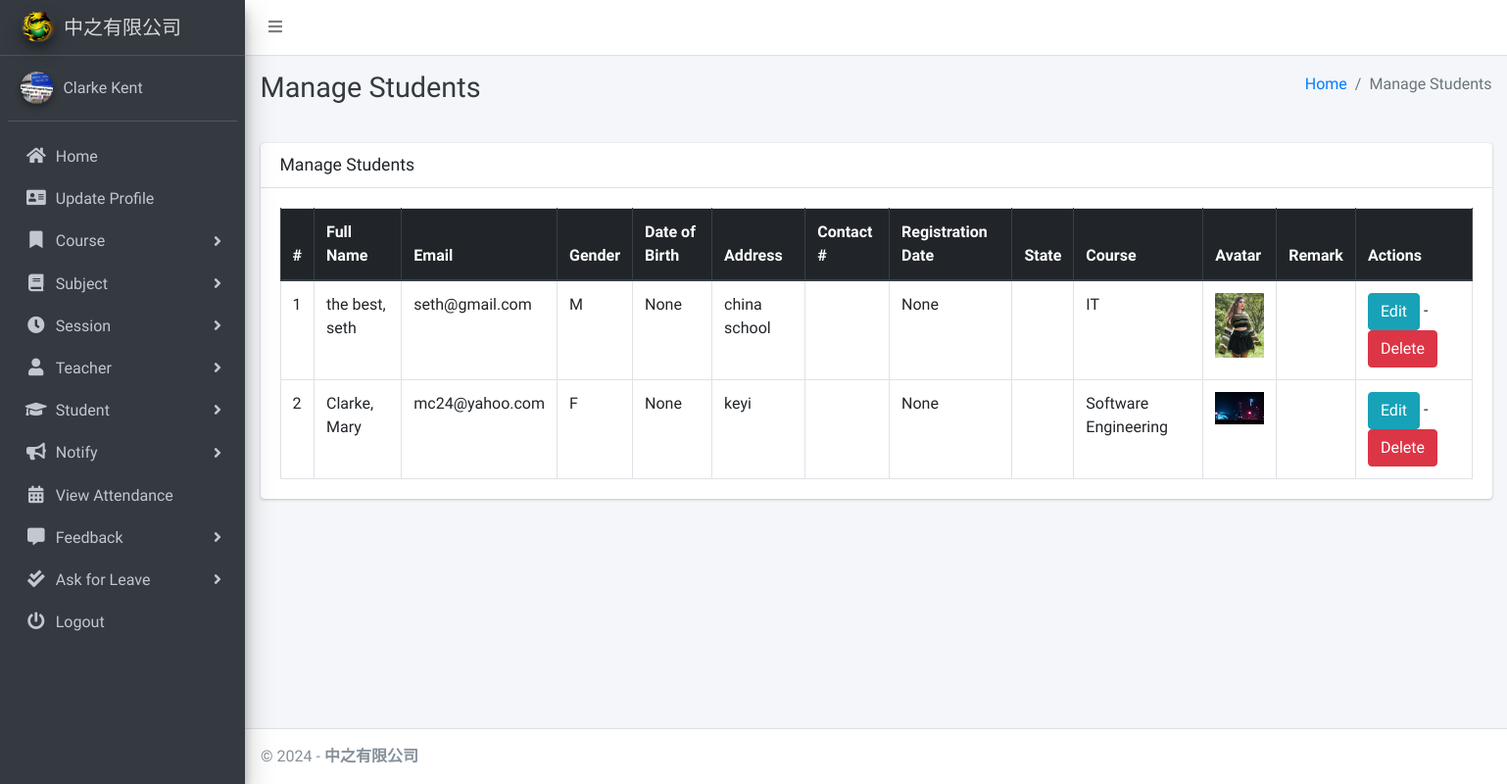
Before: /student/manage/ (signed in) with the older database file.
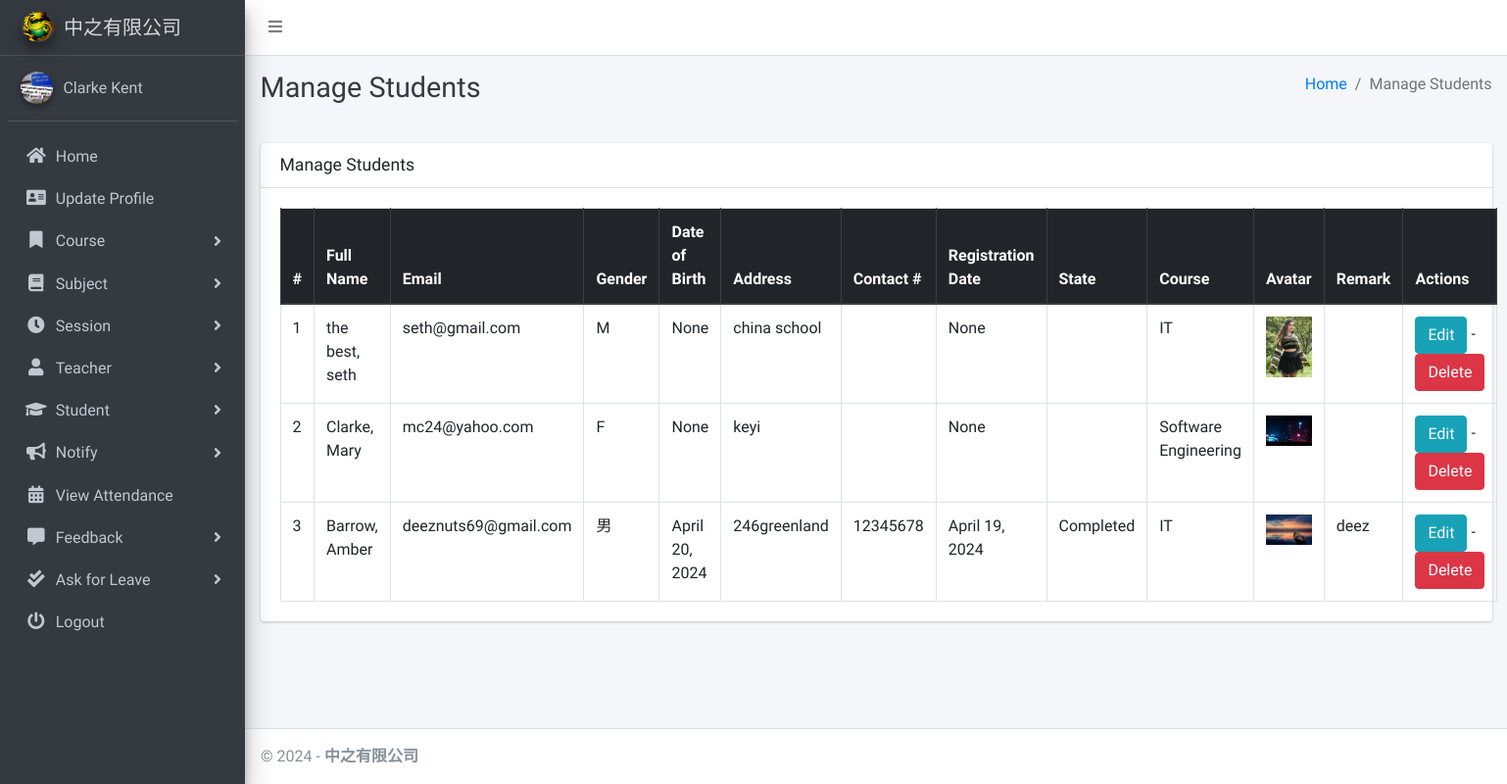
After: the same page with the newer database file.
### main_app/models.py (models this page shows, shortened)
class CustomUser(AbstractUser):
    USER_TYPE = ((1, "HOD"), (2, "Teacher"), (3, "Student"))
    GENDER = [("M", "Male"), ("F", "Female")]
    username = None  # Removed username, using email instead
    email = models.EmailField(unique=True)
    user_type = models.CharField(default=1, choices=USER_TYPE, max_length=1)
    gender = models.CharField(max_length=1, choices=GENDER)
    profile_pic = models.ImageField()
    address = models.TextField()
    contact_num = models.TextField(default="")
    remark = models.TextField(default="")
    fcm_token = models.TextField(default="")  # For firebase notifications
    created_at = models.DateTimeField(auto_now_add=True)
    updated_at = models.DateTimeField(auto_now=True)
    USERNAME_FIELD = "email"
    REQUIRED_FIELDS = []
    objects = CustomUserManager()
    def __str__(self):
        return self.last_name + ", " + self.first_name

class Student(models.Model):
    admin = models.OneToOneField(CustomUser, on_delete=models.CASCADE)
    course = models.ForeignKey(Course, on_delete=models.DO_NOTHING, null=True, blank=False)
    session = models.ForeignKey(Session, on_delete=models.DO_NOTHING, null=True)
    date_of_birth = models.DateField(blank=True, null=True)
    reg_date = models.DateField(blank=True, null=True)
    state = models.CharField(max_length = 30, blank = True) #learning/completed/pending refund

class Course(models.Model):
    name = models.CharField(max_length=120)
    created_at = models.DateTimeField(auto_now_add=True)
    updated_at = models.DateTimeField(auto_now=True)

### main_app/hod_views.py (the view)
# urls.py: path("student/manage/", hod_views.manage_student, name='manage_student'),
def manage_student(request):
    students = CustomUser.objects.filter(user_type=3)
    context = {
        'students': students,
        'page_title': 'Manage Students'
    }
    return render(request, "hod_template/manage_student.html", context)

### main_app/templates/hod_template/manage_student.html (shortened to what this page needs)
{% extends 'main_app/base.html' %}
{% load static %}
{% block page_title %}{{page_title}}{% endblock page_title %}
{% block content %}
<section class="content">
    <div class="container-fluid">
        <div class="row">
            <div class="col-md-12">
                <div class="card">
                    <div class="card-header">
                        <h3 class="card-title">{{page_title}}</h3>
                    </div>
                    <div class="card-body">
                        <table id="example2" class="table table-bordered table-hover">
                            <thead class="thead-dark">
                                <tr>
                                    <th>#</th>
                                    <th>Full Name</th>
                                    <th>Email</th>
                                    <th>Gender</th>
                                    <th>Date of Birth</th>
                                    <th>Address</th>
                                    <th>Contact #</th>
                                    <th>Registration Date</th>
                                    <th>State</th>
                                    <th>Course</th>
                                    <th>Avatar</th>
                                    <th>Remark</th>
                                    <th>Actions</th>
                                </tr>
                            </thead>
                            <tbody>
                                {% for student in students %}
                                <tr>
                                    <td>{{ forloop.counter }}</td>
                                    <td>{{student.last_name}}, {{student.first_name}}</td>
                                    <td>{{student.email}}</td>
                                    <td>{{student.gender}}</td>
                                    <td>{{student.student.date_of_birth}}</td>
                                    <td>{{student.address}}</td>
                                    <td>{{student.contact_num}}</td>
                                    <td>{{student.student.reg_date}}</td>
                                    <td>{{student.student.state}}</td>
                                    <td>{{student.student.course.name}}</td>
                                    <td>
                                        {% if student.profile_pic == ""  %}
                                        No Image
                                        {% else %}
                                        <img class="img img-fluid mb-2" height="56" width="56"
                                            src="{{student.profile_pic}}" alt="">
                                        {% endif %}
                                    </td>
                                    <td>{{student.remark}} </td>
                                    <td><a href="{% url 'edit_student' student.student.id %}" class="btn btn-info">Edit</a> -
                                        <a href="{% url 'delete_student' student.student.id %}" class="btn btn-danger" onclick="return confirm('Are you sure about this ?')">Delete</a>
                                    </td>
                                </tr>
                                {% endfor %}
                            </tbody>
                        </table>
                    </div>
                </div>
            </div>
        </div>
    </div>
</section>
{% endblock content %}

### main_app/templates/main_app/base.html (shortened to what this page needs)
{% load static %}
<!DOCTYPE html>
<html>
<head>
    <link rel="stylesheet" href="{% static 'plugins/fontawesome-free/css/all.min.css'%} ">
    <link rel="stylesheet" href="https://code.ionicframework.com/ionicons/2.0.1/css/ionicons.min.css">
    <link rel="stylesheet"
        href="{% static 'plugins/tempusdominus-bootstrap-4/css/tempusdominus-bootstrap-4.min.css'%} ">
    <link rel="stylesheet" href="{% static 'plugins/icheck-bootstrap/icheck-bootstrap.min.css'%} ">
    <link rel="stylesheet" href="{% static 'dist/css/adminlte.min.css'%} ">
    <link rel="stylesheet" href="{% static 'plugins/overlayScrollbars/css/OverlayScrollbars.min.css'%} ">
    <link rel="stylesheet" href="{% static 'plugins/daterangepicker/daterangepicker.css'%} ">
</head>
<body class="hold-transition sidebar-mini layout-fixed">
    <div class="wrapper">
        <nav class="main-header navbar navbar-expand navbar-white navbar-light">
            <ul class="navbar-nav">
                <li class="nav-item">
                    <a class="nav-link" data-widget="pushmenu" href="#"><i class="fas fa-bars"></i></a>
                </li>
            </ul>
        </nav>
        {% include "main_app/sidebar_template.html" with user=user %}
        <div class="content-wrapper">
            <div class="content-header">
                <div class="container-fluid">
                    <div class="row mb-2">
                        <div class="col-sm-6">
                            <h1 class="m-0 text-dark">{% block page_title %}{% endblock page_title %}</h1>
                        </div>
                        <div class="col-sm-6">
                            <ol class="breadcrumb float-sm-right">
                                <li class="breadcrumb-item"><a href="#">Home</a></li>
                                <li class="breadcrumb-item active">{{ page_title }}</li>
                            </ol>
                        </div>
                    </div>
                </div>
            </div>
<section class="content">
    <div class="container-fluid">
        <div class="row">
            <div class="col-md-12">
            </div></div></div></section>
            {% block content %}
            {% endblock content %}
        </div>
        {% include "main_app/footer.html" %}
    </div>
</body>
</html>

### main_app/templates/main_app/sidebar_template.html (shortened to what this page needs)
{% load static %}
<aside class="main-sidebar sidebar-dark-info elevation-4">
    {% if request.user.user_type == '1' %}
    <a href="{% url 'admin_home' %}" class="brand-link">
            <img src="/media/logo.png" alt="Brand Logo"
            class="brand-image img-circle elevation-3" >
        <span class="brand-text font-weight-light">中之有限公司</span>
    </a>
    <div class="sidebar">
        <div class="user-panel mt-3 pb-3 mb-3 d-flex">
            <div class="image">
                <img src="/media/6dbf7e8c2d3882fbf24375a09fa2540c.jpg" class="img-circle elevation-2" alt="User Image">
            </div>
            <div class="info">
                <a href="#" class="d-block">Clarke Kent</a>
            </div>
        </div>
        <nav class="mt-2">
            <ul class="nav nav-pills nav-sidebar flex-column" data-widget="treeview" role="menu" data-accordion="false">
                <li class="nav-item">
                    {% url 'admin_home' as admin_home %}
                    <a href="{{admin_home}}" class="nav-link {% if admin_home == request.path %} active {% endif %}">
                        <i class="nav-icon fas fa-home"></i>
                        <p>
                            Home
                        </p>
                    </a>
                </li>
                <li class="nav-item">
                    {% url 'admin_view_profile' as admin_view_profile %}
                    <a href="{{admin_view_profile}}"
                        class="nav-link {% if admin_view_profile == request.path %} active {% endif %}">
                        <i class="nav-icon fas fa-address-card"></i>
                        <p>
                            Update Profile
                        </p>
                    </a>
                </li>
                <li class="nav-item has-treeview">
                    <a href="#" class="nav-link">
                        <i class="nav-icon fas fa-bookmark"></i>
                        <p>
                            Course
                            <i class="fas fa-angle-right right"></i>
                        </p>
                    </a>
                </li>
                <li class="nav-item has-treeview">
                    <a href="#" class="nav-link">
                        <i class="nav-icon fas fa-book"></i>
                        <p>
                            Subject
                            <i class="fas fa-angle-right right"></i>
                        </p>
                    </a>
                </li>
                <li class="nav-item has-treeview">
                    <a href="#" class="nav-link">
                        <i class="nav-icon fas fa-clock"></i>
                        <p>
                            Session
                            <i class="fas fa-angle-right right"></i>
                        </p>
                    </a>
                </li>
                <li class="nav-item has-treeview">
                    <a href="#" class="nav-link">
                        <i class="nav-icon fas fa-user"></i>
                        <p>
                            Teacher
                            <i class="fas fa-angle-right right"></i>
                        </p>
                    </a>
                </li>
                <li class="nav-item has-treeview">
                    <a href="#" class="nav-link">
                        <i class="nav-icon fas fa-graduation-cap"></i>
                        <p>
                            Student
                            <i class="fas fa-angle-right right"></i>
                        </p>
                    </a>
                </li>
                <li class="nav-item has-treeview">
                    <a href="#" class="nav-link">
                        <i class="nav-icon fas fa-bullhorn"></i>
                        <p>
                            Notify
                            <i class="fas fa-angle-right right"></i>
                        </p>
                    </a>
                </li>
                <li class="nav-item">
                    {% url 'admin_view_attendance' as admin_view_attendance %}
                <li class="nav-item">
                    <a href="{{admin_view_attendance}}"
                        class="nav-link  {% if admin_view_attendance == request.path %} active {% endif %}">
                        <i class="nav-icon fas fa-calendar-alt"></i>
                        <p>
                            View Attendance
                        </p>
                    </a>
                </li>
                <li class="nav-item has-treeview">
                    <a href="#" class="nav-link">
                        <i class="nav-icon fas fa-comment-alt"></i>
                        <p>
                            Feedback
                            <i class="fas fa-angle-right right"></i>
                        </p>
                    </a>
                </li>
                <li class="nav-item has-treeview">
                    <a href="#" class="nav-link">
                        <i class="nav-icon fas fa-check-double"></i>
                        <p>
                            Ask for Leave
                            <i class="fas fa-angle-right right"></i>
                        </p>
                    </a>
                </li>
                                        {% endif %}
                                        <li class="nav-item">
                                            <a href="{% url 'user_logout' %}"
                                                onclick="return confirm('Your session would be terminated.\n\nProceed?')"
                                                class="nav-link">
                                                <i class="nav-icon fas fa-power-off"></i>
                                                <p>
                                                    Logout
                                                </p>
                                            </a>
                                        </li>
                                    </ul>
                                </nav>
                            </div>
</aside>

### main_app/templates/main_app/footer.html (shortened to what this page needs)
<footer class="main-footer">
    &copy; {% now "Y" %} - <strong>中之有限公司</strong>
</footer>

Changed rows visible on the page:
added CustomUser: last_name "Barrow", first_name "Amber", email "deeznuts69@gmail.com", gender "男", student.date_of_birth "April 20, 2024", address "246greenland", contact_num "12345678", student.reg_date "April 19, 2024", student.state "Completed", student.course.name "IT", profile_pic (picture), remark "deez"
